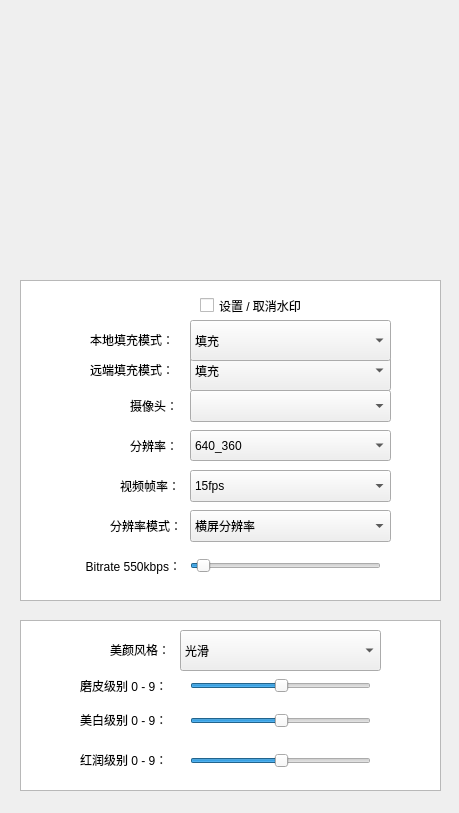
<?xml version="1.0" encoding="UTF-8"?>
<ui version="4.0">
 <class>TestVideoSetting</class>
 <widget class="QDialog" name="TestVideoSetting">
  <property name="geometry">
   <rect>
    <x>0</x>
    <y>0</y>
    <width>459</width>
    <height>813</height>
   </rect>
  </property>
  <property name="windowTitle">
   <string>视频设置</string>
  </property>
  <widget class="QWidget" name="localVideoView" native="true">
   <property name="geometry">
    <rect>
     <x>20</x>
     <y>20</y>
     <width>421</width>
     <height>241</height>
    </rect>
   </property>
  </widget>
  <widget class="QLabel" name="label">
   <property name="geometry">
    <rect>
     <x>130</x>
     <y>390</y>
     <width>51</width>
     <height>31</height>
    </rect>
   </property>
   <property name="text">
    <string>摄像头：</string>
   </property>
  </widget>
  <widget class="QLabel" name="label_2">
   <property name="geometry">
    <rect>
     <x>130</x>
     <y>430</y>
     <width>51</width>
     <height>31</height>
    </rect>
   </property>
   <property name="text">
    <string>分辨率：</string>
   </property>
  </widget>
  <widget class="QLabel" name="label_3">
   <property name="geometry">
    <rect>
     <x>120</x>
     <y>470</y>
     <width>61</width>
     <height>31</height>
    </rect>
   </property>
   <property name="text">
    <string>视频帧率：</string>
   </property>
  </widget>
  <widget class="QLabel" name="videoBitrate">
   <property name="geometry">
    <rect>
     <x>50</x>
     <y>550</y>
     <width>131</width>
     <height>31</height>
    </rect>
   </property>
   <property name="text">
    <string>Bitrate 550kbps：</string>
   </property>
   <property name="alignment">
    <set>Qt::AlignRight|Qt::AlignTrailing|Qt::AlignVCenter</set>
   </property>
  </widget>
  <widget class="QLabel" name="resMode">
   <property name="geometry">
    <rect>
     <x>110</x>
     <y>510</y>
     <width>71</width>
     <height>31</height>
    </rect>
   </property>
   <property name="text">
    <string>分辨率模式：</string>
   </property>
  </widget>
  <widget class="QSlider" name="bitrateSlider">
   <property name="geometry">
    <rect>
     <x>190</x>
     <y>550</y>
     <width>191</width>
     <height>31</height>
    </rect>
   </property>
   <property name="minimum">
    <number>500</number>
   </property>
   <property name="maximum">
    <number>2000</number>
   </property>
   <property name="value">
    <number>550</number>
   </property>
   <property name="orientation">
    <enum>Qt::Horizontal</enum>
   </property>
  </widget>
  <widget class="QComboBox" name="resComboBox">
   <property name="geometry">
    <rect>
     <x>190</x>
     <y>510</y>
     <width>201</width>
     <height>32</height>
    </rect>
   </property>
   <item>
    <property name="text">
     <string>横屏分辨率</string>
    </property>
   </item>
   <item>
    <property name="text">
     <string>竖屏分辨率</string>
    </property>
   </item>
  </widget>
  <widget class="QComboBox" name="fpsComboBox">
   <property name="geometry">
    <rect>
     <x>190</x>
     <y>470</y>
     <width>201</width>
     <height>32</height>
    </rect>
   </property>
   <item>
    <property name="text">
     <string>15fps</string>
    </property>
   </item>
   <item>
    <property name="text">
     <string>20fps</string>
    </property>
   </item>
  </widget>
  <widget class="QComboBox" name="camComboBox">
   <property name="geometry">
    <rect>
     <x>190</x>
     <y>390</y>
     <width>201</width>
     <height>32</height>
    </rect>
   </property>
  </widget>
  <widget class="QComboBox" name="videoResolution">
   <property name="geometry">
    <rect>
     <x>190</x>
     <y>430</y>
     <width>201</width>
     <height>31</height>
    </rect>
   </property>
   <property name="currentText">
    <string>640_360</string>
   </property>
   <property name="currentIndex">
    <number>16</number>
   </property>
   <property name="maxVisibleItems">
    <number>2</number>
   </property>
   <item>
    <property name="text">
     <string>120_120   // 宽高比1:1</string>
    </property>
   </item>
   <item>
    <property name="text">
     <string>160_160</string>
    </property>
   </item>
   <item>
    <property name="text">
     <string>270_270</string>
    </property>
   </item>
   <item>
    <property name="text">
     <string>480_480</string>
    </property>
   </item>
   <item>
    <property name="text">
     <string>160_120   // 宽高比4:3</string>
    </property>
   </item>
   <item>
    <property name="text">
     <string>240_180</string>
    </property>
   </item>
   <item>
    <property name="text">
     <string>280_210</string>
    </property>
   </item>
   <item>
    <property name="text">
     <string>320_240</string>
    </property>
   </item>
   <item>
    <property name="text">
     <string>400_300</string>
    </property>
   </item>
   <item>
    <property name="text">
     <string>480_360</string>
    </property>
   </item>
   <item>
    <property name="text">
     <string>640_480</string>
    </property>
   </item>
   <item>
    <property name="text">
     <string>960_720</string>
    </property>
   </item>
   <item>
    <property name="text">
     <string>160_90     // 宽高比16:9</string>
    </property>
   </item>
   <item>
    <property name="text">
     <string>256_144</string>
    </property>
   </item>
   <item>
    <property name="text">
     <string>320_180</string>
    </property>
   </item>
   <item>
    <property name="text">
     <string>480_270</string>
    </property>
   </item>
   <item>
    <property name="text">
     <string>640_360</string>
    </property>
   </item>
   <item>
    <property name="text">
     <string>960_540</string>
    </property>
   </item>
   <item>
    <property name="text">
     <string>1280_720</string>
    </property>
   </item>
   <item>
    <property name="text">
     <string>1920_1080</string>
    </property>
   </item>
  </widget>
  <widget class="QSlider" name="whitenessLevelSlider">
   <property name="geometry">
    <rect>
     <x>190</x>
     <y>710</y>
     <width>181</width>
     <height>21</height>
    </rect>
   </property>
   <property name="value">
    <number>50</number>
   </property>
   <property name="orientation">
    <enum>Qt::Horizontal</enum>
   </property>
  </widget>
  <widget class="QLabel" name="playoutVolumeLabel_5">
   <property name="geometry">
    <rect>
     <x>80</x>
     <y>750</y>
     <width>101</width>
     <height>20</height>
    </rect>
   </property>
   <property name="text">
    <string>红润级别 0 - 9：</string>
   </property>
  </widget>
  <widget class="QComboBox" name="beautyStyleComboBox">
   <property name="geometry">
    <rect>
     <x>180</x>
     <y>630</y>
     <width>201</width>
     <height>41</height>
    </rect>
   </property>
   <property name="currentIndex">
    <number>0</number>
   </property>
   <property name="maxVisibleItems">
    <number>2</number>
   </property>
   <item>
    <property name="text">
     <string>光滑</string>
    </property>
   </item>
   <item>
    <property name="text">
     <string>自然</string>
    </property>
   </item>
  </widget>
  <widget class="QLabel" name="playoutVolumeLabel_4">
   <property name="geometry">
    <rect>
     <x>110</x>
     <y>640</y>
     <width>71</width>
     <height>20</height>
    </rect>
   </property>
   <property name="text">
    <string>美颜风格：</string>
   </property>
  </widget>
  <widget class="QSlider" name="beautyLevelSlider">
   <property name="geometry">
    <rect>
     <x>190</x>
     <y>670</y>
     <width>181</width>
     <height>31</height>
    </rect>
   </property>
   <property name="value">
    <number>50</number>
   </property>
   <property name="orientation">
    <enum>Qt::Horizontal</enum>
   </property>
  </widget>
  <widget class="QLabel" name="playoutVolumeLabel_2">
   <property name="geometry">
    <rect>
     <x>80</x>
     <y>670</y>
     <width>101</width>
     <height>31</height>
    </rect>
   </property>
   <property name="text">
    <string>磨皮级别 0 - 9：</string>
   </property>
  </widget>
  <widget class="QLabel" name="playoutVolumeLabel_3">
   <property name="geometry">
    <rect>
     <x>80</x>
     <y>710</y>
     <width>101</width>
     <height>20</height>
    </rect>
   </property>
   <property name="text">
    <string>美白级别 0 - 9：</string>
   </property>
  </widget>
  <widget class="QSlider" name="ruddinessLevelSlider">
   <property name="geometry">
    <rect>
     <x>190</x>
     <y>750</y>
     <width>181</width>
     <height>22</height>
    </rect>
   </property>
   <property name="value">
    <number>50</number>
   </property>
   <property name="orientation">
    <enum>Qt::Horizontal</enum>
   </property>
  </widget>
  <widget class="QComboBox" name="remoteFillModeComboBox">
   <property name="geometry">
    <rect>
     <x>190</x>
     <y>350</y>
     <width>201</width>
     <height>41</height>
    </rect>
   </property>
   <property name="currentIndex">
    <number>0</number>
   </property>
   <property name="maxVisibleItems">
    <number>2</number>
   </property>
   <item>
    <property name="text">
     <string>填充</string>
    </property>
   </item>
   <item>
    <property name="text">
     <string>适应</string>
    </property>
   </item>
  </widget>
  <widget class="QComboBox" name="localFillModeComboBox">
   <property name="geometry">
    <rect>
     <x>190</x>
     <y>320</y>
     <width>201</width>
     <height>41</height>
    </rect>
   </property>
   <property name="currentIndex">
    <number>0</number>
   </property>
   <property name="maxVisibleItems">
    <number>2</number>
   </property>
   <item>
    <property name="text">
     <string>填充</string>
    </property>
   </item>
   <item>
    <property name="text">
     <string>适应</string>
    </property>
   </item>
  </widget>
  <widget class="QLabel" name="label_4">
   <property name="geometry">
    <rect>
     <x>90</x>
     <y>330</y>
     <width>101</width>
     <height>20</height>
    </rect>
   </property>
   <property name="text">
    <string>本地填充模式：</string>
   </property>
  </widget>
  <widget class="QLabel" name="label_5">
   <property name="geometry">
    <rect>
     <x>90</x>
     <y>360</y>
     <width>91</width>
     <height>20</height>
    </rect>
   </property>
   <property name="text">
    <string>远端填充模式：</string>
   </property>
  </widget>
  <widget class="QCheckBox" name="setWaterMarkBtn">
   <property name="enabled">
    <bool>true</bool>
   </property>
   <property name="geometry">
    <rect>
     <x>200</x>
     <y>290</y>
     <width>131</width>
     <height>31</height>
    </rect>
   </property>
   <property name="text">
    <string>设置 / 取消水印</string>
   </property>
  </widget>
  <widget class="QListView" name="listView_2">
   <property name="geometry">
    <rect>
     <x>20</x>
     <y>280</y>
     <width>421</width>
     <height>321</height>
    </rect>
   </property>
  </widget>
  <widget class="QListView" name="listView_3">
   <property name="geometry">
    <rect>
     <x>20</x>
     <y>620</y>
     <width>421</width>
     <height>171</height>
    </rect>
   </property>
  </widget>
  <zorder>listView_3</zorder>
  <zorder>listView_2</zorder>
  <zorder>localVideoView</zorder>
  <zorder>label</zorder>
  <zorder>label_2</zorder>
  <zorder>label_3</zorder>
  <zorder>videoBitrate</zorder>
  <zorder>resMode</zorder>
  <zorder>bitrateSlider</zorder>
  <zorder>resComboBox</zorder>
  <zorder>fpsComboBox</zorder>
  <zorder>camComboBox</zorder>
  <zorder>videoResolution</zorder>
  <zorder>whitenessLevelSlider</zorder>
  <zorder>playoutVolumeLabel_5</zorder>
  <zorder>beautyStyleComboBox</zorder>
  <zorder>playoutVolumeLabel_4</zorder>
  <zorder>beautyLevelSlider</zorder>
  <zorder>playoutVolumeLabel_2</zorder>
  <zorder>playoutVolumeLabel_3</zorder>
  <zorder>ruddinessLevelSlider</zorder>
  <zorder>remoteFillModeComboBox</zorder>
  <zorder>localFillModeComboBox</zorder>
  <zorder>label_4</zorder>
  <zorder>label_5</zorder>
  <zorder>setWaterMarkBtn</zorder>
 </widget>
 <resources/>
 <connections/>
</ui>
